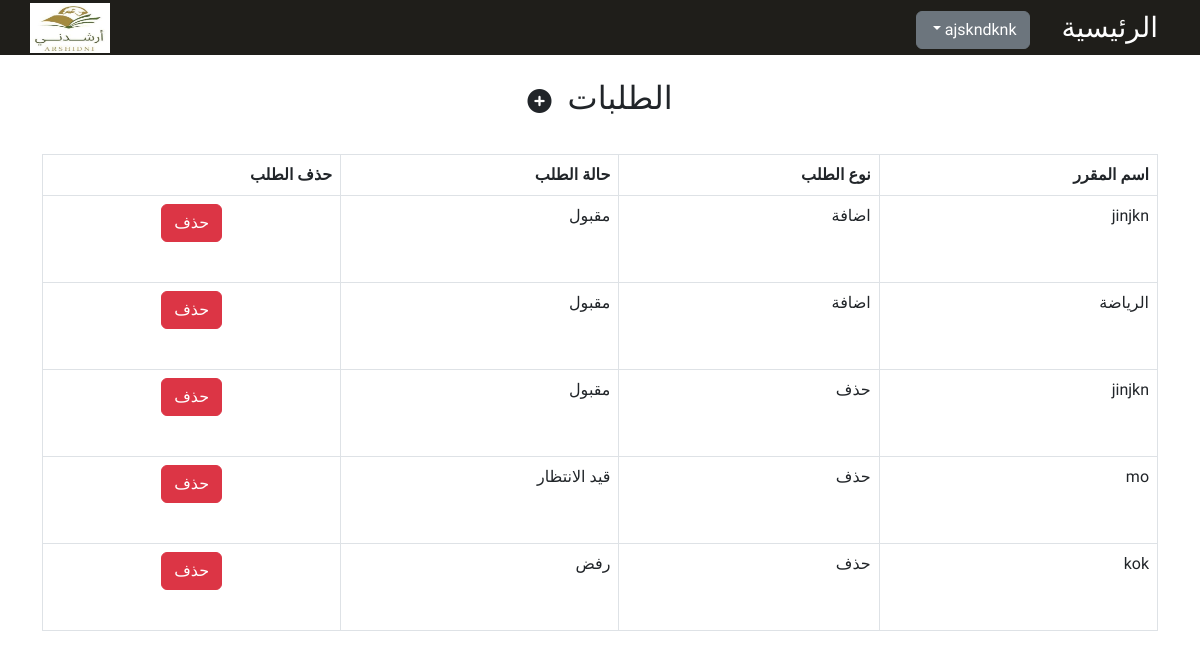
The app's page /orders.php (signed in) with its own data.
### tables this page shows
CREATE TABLE `orders` (
  `id` int(11) NOT NULL,
  `course_name` varchar(300) NOT NULL,
  `course_id` varchar(300) NOT NULL,
  `course_hours` int(11) NOT NULL,
  `student_id` int(11) NOT NULL,
  `order_type` varchar(255) NOT NULL DEFAULT 'اضافة',
  `order_status` varchar(255) NOT NULL DEFAULT 'قيد الانتظار'
);

### dashboard/lib.php (called while the page is built, shortened)
<?php
function ShowOrderStudent($id){
    $co = mysqli_connect("localhost","root","","system");
    $qu = "SELECT * FROM `orders` WHERE student_id = $id ";
    $q = mysqli_query($co,$qu);
    $OrderStudent=[];
    while($res = mysqli_fetch_assoc($q)){
        $OrderStudent[]=$res;
    }
    return $OrderStudent;
}

### orders.php (the view, shortened to what this page needs)
<?php
require_once("dashboard/lib.php");
$Orders = ShowOrderStudent($_SESSION["student"]["id"]);
?>
<!DOCTYPE html>
<html dir="rtl" lang="ar">
<head>
    <link rel="stylesheet" href="assets/css/index.css" />
    <link href="https://cdn.jsdelivr.net/npm/bootstrap@5.2.1/dist/css/bootstrap.min.css" rel="stylesheet" />
</head>
<body>
<nav>
        <div class="nav container">
            <div class="items mt-3">
                <a href="home.php">
                    <h3>الرئيسية</h3>
                </a>
                <div class="dropdown">
                    <button class="btn btn-secondary dropdown-toggle" type="button" data-bs-toggle="dropdown" aria-expanded="false">
                            <?= $_SESSION["student"]["name"] ?>
                        </button>
                    </div>
            </div>
            <div class="logo py-2">
                <a href="home.php"><img src="./assets/imgs/logo.jpeg" style="height: 50px;" alt="" /></a>
            </div>
        </div>
    </nav>
    <article class="talabat">
        <div>
            <h2>الطلبات</h2>
            <h4 data-bs-toggle="modal" data-bs-target="#myModal"><i class="	fas fa-plus-circle"></i></h4>
        </div>
        <div class="container">
            <table class="table table-bordered">
                <thead>
                    <tr>
                        <th>اسم المقرر</th>
                        <th>نوع الطلب</th>
                        <th>حالة الطلب</th>
                        <th>حذف الطلب</th>
                    </tr>
                </thead>
                <tbody>
                <?php foreach($Orders as $Order): ?>
                    <tr>
                      <td><?= $Order["course_name"] ?></td>
                      <td><?= $Order["order_type"] ?></td>
                      <td><?= $Order["order_status"] ?></td>
                      <td>
                        <form action="orders.php" method="post">
                          <input type="submit" class="btn btn-danger" value="حذف" name="submit">
                        </form>
                      </td>
                    </tr>
                <?php endforeach; ?>
                </tbody>
            </table>
        </div>
    </article>
</body>
</html>

### assets/css/index.css (style rules this page uses)
:root { --primaryColor: #d3a930; --secondColor: #027466; --mainWhite: #fff; --offWhite: #f8f9fc; --mainBlack: #1f1e1a; --gray: #e9ecef; }
* { margin: 0; padding: 0; box-sizing: border-box; }
a { color: unset !important; text-decoration: none !important; }
body { font-family: "Tajawal", sans-serif !important; font-size: 1rem; line-height: 1.4; background: var(--offWhite); }
nav { display: flex; background: var(--mainBlack); color: var(--mainWhite); height: 55px; align-items: center; padding: 0 1rem; }
.nav { display: flex; justify-content: space-between; }
.nav> :first-child { display: flex; gap: 2rem; }
.logo { width: 80px; }
.logo img { width: 100%; }
.talabat> :first-child { text-align: center; margin-top: 1.5rem; display: flex; align-items: center; justify-content: center; gap: 1rem; }
.talabat> :first-child> :last-child { margin-top: 0.5rem; transition: all 0.5s ease; }
.talabat> :last-child { margin-top: 1.8rem; }
form { width: 95%; margin: auto; text-align: center; }
@media only screen and (min-width: 400px) { form .btn { margin-bottom: 1rem; } }
@media only screen and (min-width: 800px) { form .btn { margin-bottom: 2rem; } }

### records on screen
orders: course_name "jinjkn", order_type "اضافة", order_status "مقبول"
orders: course_name "الرياضة", order_type "اضافة", order_status "مقبول"
orders: course_name "jinjkn", order_type "حذف", order_status "مقبول"
orders: course_name "mo", order_type "حذف", order_status "قيد الانتظار"
orders: course_name "kok", order_type "حذف", order_status "رفض"

### other values on screen
$_SESSION["student"]["name"] "ajskndknk"
